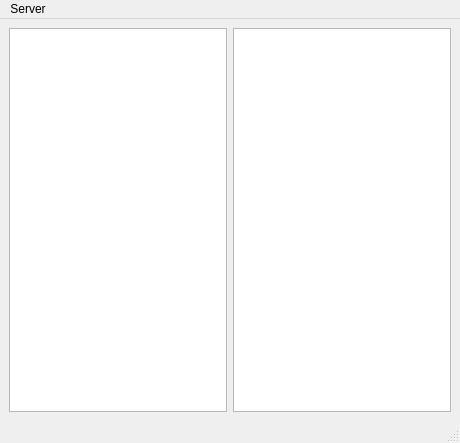
<?xml version="1.0" encoding="UTF-8"?>
<ui version="4.0">
 <class>MainWindow</class>
 <widget class="QMainWindow" name="MainWindow">
  <property name="geometry">
   <rect>
    <x>0</x>
    <y>0</y>
    <width>460</width>
    <height>443</height>
   </rect>
  </property>
  <property name="windowTitle">
   <string>MainWindow</string>
  </property>
  <widget class="QWidget" name="centralwidget">
   <layout class="QHBoxLayout" name="horizontalLayout">
    <item>
     <widget class="QTextEdit" name="userList">
      <property name="font">
       <font>
        <family>Times New Roman</family>
        <pointsize>10</pointsize>
       </font>
      </property>
     </widget>
    </item>
    <item>
     <widget class="QTextEdit" name="messagesVew">
      <property name="font">
       <font>
        <family>Times New Roman</family>
        <pointsize>9</pointsize>
       </font>
      </property>
     </widget>
    </item>
   </layout>
  </widget>
  <widget class="QMenuBar" name="menubar">
   <property name="geometry">
    <rect>
     <x>0</x>
     <y>0</y>
     <width>460</width>
     <height>26</height>
    </rect>
   </property>
   <widget class="QMenu" name="menuServer">
    <property name="title">
     <string>Server</string>
    </property>
    <addaction name="actionDisconnect"/>
   </widget>
   <addaction name="menuServer"/>
  </widget>
  <widget class="QStatusBar" name="statusbar"/>
  <action name="actionDisconnect">
   <property name="text">
    <string>Disconnect</string>
   </property>
  </action>
 </widget>
 <resources/>
 <connections/>
</ui>
